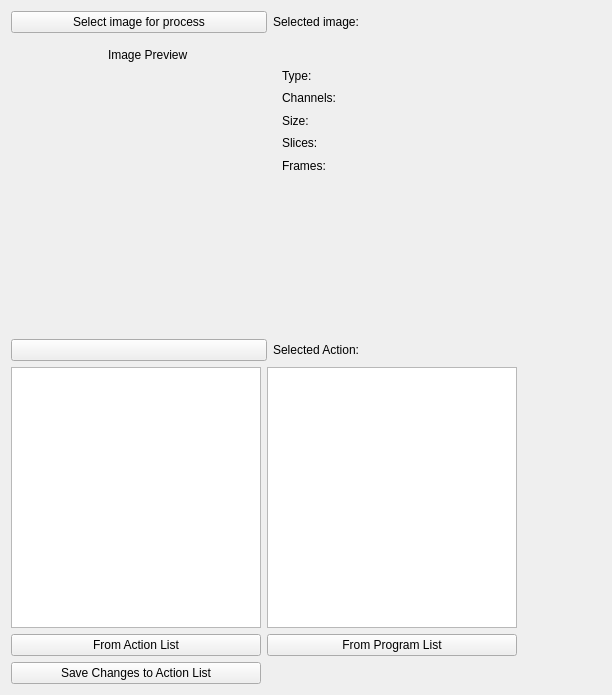
<?xml version="1.0" encoding="UTF-8"?>
<ui version="4.0">
 <class>ua_interface</class>
 <widget class="QWidget" name="ua_interface">
  <property name="geometry">
   <rect>
    <x>0</x>
    <y>0</y>
    <width>612</width>
    <height>695</height>
   </rect>
  </property>
  <layout class="QVBoxLayout" name="verticalLayout_5">
   <item>
    <layout class="QHBoxLayout" name="horizontalLayout_3">
     <item>
      <widget class="DropDownPushButton" name="dropdownbutton_queue">
       <property name="sizePolicy">
        <sizepolicy hsizetype="Fixed" vsizetype="Fixed">
         <horstretch>0</horstretch>
         <verstretch>0</verstretch>
        </sizepolicy>
       </property>
       <property name="minimumSize">
        <size>
         <width>256</width>
         <height>0</height>
        </size>
       </property>
       <property name="maximumSize">
        <size>
         <width>256</width>
         <height>16777215</height>
        </size>
       </property>
       <property name="text">
        <string>Select image for process</string>
       </property>
      </widget>
     </item>
     <item>
      <widget class="BodyLabel" name="label_selected_image">
       <property name="text">
        <string>Selected image:</string>
       </property>
      </widget>
     </item>
     <item>
      <spacer name="horizontalSpacer">
       <property name="orientation">
        <enum>Qt::Horizontal</enum>
       </property>
       <property name="sizeHint" stdset="0">
        <size>
         <width>40</width>
         <height>20</height>
        </size>
       </property>
      </spacer>
     </item>
    </layout>
   </item>
   <item>
    <layout class="QHBoxLayout" name="horizontalLayout_5">
     <item>
      <widget class="SimpleCardWidget" name="preview_card">
       <layout class="QHBoxLayout" name="horizontalLayout_4">
        <item>
         <layout class="QVBoxLayout" name="verticalLayout">
          <item alignment="Qt::AlignHCenter">
           <widget class="BodyLabel" name="lavel_preview">
            <property name="sizePolicy">
             <sizepolicy hsizetype="Preferred" vsizetype="Fixed">
              <horstretch>0</horstretch>
              <verstretch>0</verstretch>
             </sizepolicy>
            </property>
            <property name="maximumSize">
             <size>
              <width>16777215</width>
              <height>19</height>
             </size>
            </property>
            <property name="text">
             <string>Image Preview</string>
            </property>
           </widget>
          </item>
          <item>
           <widget class="PixmapLabel" name="image_preview">
            <property name="sizePolicy">
             <sizepolicy hsizetype="Fixed" vsizetype="Fixed">
              <horstretch>0</horstretch>
              <verstretch>0</verstretch>
             </sizepolicy>
            </property>
            <property name="minimumSize">
             <size>
              <width>256</width>
              <height>256</height>
             </size>
            </property>
            <property name="maximumSize">
             <size>
              <width>256</width>
              <height>256</height>
             </size>
            </property>
           </widget>
          </item>
         </layout>
        </item>
        <item>
         <layout class="QVBoxLayout" name="verticalLayout_3">
          <item>
           <layout class="QVBoxLayout" name="verticalLayout_2">
            <item>
             <spacer name="horizontalSpacer_5">
              <property name="orientation">
               <enum>Qt::Horizontal</enum>
              </property>
              <property name="sizeType">
               <enum>QSizePolicy::Fixed</enum>
              </property>
              <property name="sizeHint" stdset="0">
               <size>
                <width>256</width>
                <height>19</height>
               </size>
              </property>
             </spacer>
            </item>
            <item>
             <widget class="BodyLabel" name="label_type">
              <property name="text">
               <string>Type:</string>
              </property>
             </widget>
            </item>
            <item>
             <widget class="BodyLabel" name="label_channels">
              <property name="text">
               <string>Channels:</string>
              </property>
             </widget>
            </item>
            <item>
             <widget class="BodyLabel" name="label_size">
              <property name="text">
               <string>Size:</string>
              </property>
             </widget>
            </item>
            <item>
             <widget class="BodyLabel" name="label_slices">
              <property name="text">
               <string>Slices:</string>
              </property>
             </widget>
            </item>
            <item>
             <widget class="BodyLabel" name="label_frames">
              <property name="text">
               <string>Frames:</string>
              </property>
             </widget>
            </item>
           </layout>
          </item>
          <item>
           <spacer name="verticalSpacer">
            <property name="orientation">
             <enum>Qt::Vertical</enum>
            </property>
            <property name="sizeType">
             <enum>QSizePolicy::Fixed</enum>
            </property>
            <property name="sizeHint" stdset="0">
             <size>
              <width>20</width>
              <height>150</height>
             </size>
            </property>
           </spacer>
          </item>
         </layout>
        </item>
       </layout>
      </widget>
     </item>
     <item>
      <spacer name="horizontalSpacer_3">
       <property name="orientation">
        <enum>Qt::Horizontal</enum>
       </property>
       <property name="sizeHint" stdset="0">
        <size>
         <width>40</width>
         <height>20</height>
        </size>
       </property>
      </spacer>
     </item>
    </layout>
   </item>
   <item>
    <layout class="QHBoxLayout" name="horizontalLayout_2">
     <item>
      <widget class="ComboBox" name="combobox_type">
       <property name="sizePolicy">
        <sizepolicy hsizetype="Fixed" vsizetype="Fixed">
         <horstretch>0</horstretch>
         <verstretch>0</verstretch>
        </sizepolicy>
       </property>
       <property name="minimumSize">
        <size>
         <width>256</width>
         <height>0</height>
        </size>
       </property>
       <property name="maximumSize">
        <size>
         <width>256</width>
         <height>16777215</height>
        </size>
       </property>
      </widget>
     </item>
     <item>
      <widget class="BodyLabel" name="label_selected_action">
       <property name="text">
        <string>Selected Action:</string>
       </property>
      </widget>
     </item>
     <item>
      <spacer name="horizontalSpacer_2">
       <property name="orientation">
        <enum>Qt::Horizontal</enum>
       </property>
       <property name="sizeHint" stdset="0">
        <size>
         <width>40</width>
         <height>20</height>
        </size>
       </property>
      </spacer>
     </item>
    </layout>
   </item>
   <item>
    <layout class="QHBoxLayout" name="horizontalLayout_6">
     <item>
      <layout class="QVBoxLayout" name="verticalLayout_4">
       <item>
        <layout class="QHBoxLayout" name="horizontalLayout">
         <item>
          <widget class="ListWidget" name="list_action">
           <property name="sizePolicy">
            <sizepolicy hsizetype="Fixed" vsizetype="Expanding">
             <horstretch>0</horstretch>
             <verstretch>0</verstretch>
            </sizepolicy>
           </property>
           <property name="minimumSize">
            <size>
             <width>0</width>
             <height>150</height>
            </size>
           </property>
           <property name="maximumSize">
            <size>
             <width>250</width>
             <height>16777215</height>
            </size>
           </property>
           <property name="dragEnabled">
            <bool>true</bool>
           </property>
           <property name="dragDropMode">
            <enum>QAbstractItemView::DragOnly</enum>
           </property>
          </widget>
         </item>
         <item>
          <widget class="ListWidget" name="list_program">
           <property name="sizePolicy">
            <sizepolicy hsizetype="Fixed" vsizetype="Expanding">
             <horstretch>0</horstretch>
             <verstretch>0</verstretch>
            </sizepolicy>
           </property>
           <property name="minimumSize">
            <size>
             <width>0</width>
             <height>150</height>
            </size>
           </property>
           <property name="maximumSize">
            <size>
             <width>250</width>
             <height>16777215</height>
            </size>
           </property>
           <property name="dragEnabled">
            <bool>true</bool>
           </property>
           <property name="dragDropMode">
            <enum>QAbstractItemView::DragDrop</enum>
           </property>
           <property name="defaultDropAction">
            <enum>Qt::MoveAction</enum>
           </property>
          </widget>
         </item>
        </layout>
       </item>
       <item>
        <layout class="QGridLayout" name="gridLayout">
         <item row="0" column="1">
          <widget class="DropDownPushButton" name="dropdownbutton_program">
           <property name="sizePolicy">
            <sizepolicy hsizetype="Preferred" vsizetype="Fixed">
             <horstretch>0</horstretch>
             <verstretch>0</verstretch>
            </sizepolicy>
           </property>
           <property name="text">
            <string>From Program List</string>
           </property>
          </widget>
         </item>
         <item row="0" column="0">
          <widget class="DropDownPushButton" name="dropdownbutton_action">
           <property name="sizePolicy">
            <sizepolicy hsizetype="Preferred" vsizetype="Fixed">
             <horstretch>0</horstretch>
             <verstretch>0</verstretch>
            </sizepolicy>
           </property>
           <property name="text">
            <string>From Action List</string>
           </property>
          </widget>
         </item>
         <item row="1" column="0">
          <widget class="PushButton" name="button_save">
           <property name="sizePolicy">
            <sizepolicy hsizetype="Preferred" vsizetype="Fixed">
             <horstretch>0</horstretch>
             <verstretch>0</verstretch>
            </sizepolicy>
           </property>
           <property name="text">
            <string>Save Changes to Action List</string>
           </property>
          </widget>
         </item>
        </layout>
       </item>
      </layout>
     </item>
     <item>
      <spacer name="horizontalSpacer_4">
       <property name="orientation">
        <enum>Qt::Horizontal</enum>
       </property>
       <property name="sizeHint" stdset="0">
        <size>
         <width>40</width>
         <height>20</height>
        </size>
       </property>
      </spacer>
     </item>
    </layout>
   </item>
  </layout>
 </widget>
 <customwidgets>
  <customwidget>
   <class>ComboBox</class>
   <extends>QPushButton</extends>
   <header>qfluentwidgets</header>
  </customwidget>
  <customwidget>
   <class>PushButton</class>
   <extends>QPushButton</extends>
   <header>qfluentwidgets</header>
  </customwidget>
  <customwidget>
   <class>DropDownPushButton</class>
   <extends>PushButton</extends>
   <header>qfluentwidgets</header>
  </customwidget>
  <customwidget>
   <class>PixmapLabel</class>
   <extends>QLabel</extends>
   <header>qfluentwidgets</header>
  </customwidget>
  <customwidget>
   <class>CardWidget</class>
   <extends>QFrame</extends>
   <header>qfluentwidgets</header>
   <container>1</container>
  </customwidget>
  <customwidget>
   <class>SimpleCardWidget</class>
   <extends>CardWidget</extends>
   <header>qfluentwidgets</header>
   <container>1</container>
  </customwidget>
  <customwidget>
   <class>BodyLabel</class>
   <extends>QLabel</extends>
   <header>qfluentwidgets</header>
  </customwidget>
  <customwidget>
   <class>ListWidget</class>
   <extends>QListWidget</extends>
   <header>qfluentwidgets</header>
  </customwidget>
 </customwidgets>
 <resources/>
 <connections/>
</ui>
